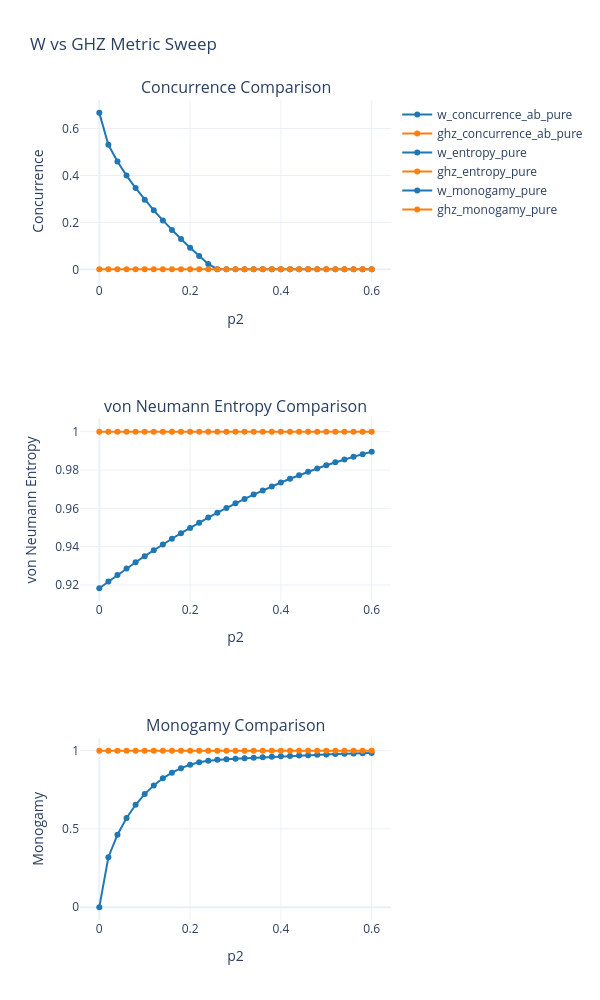
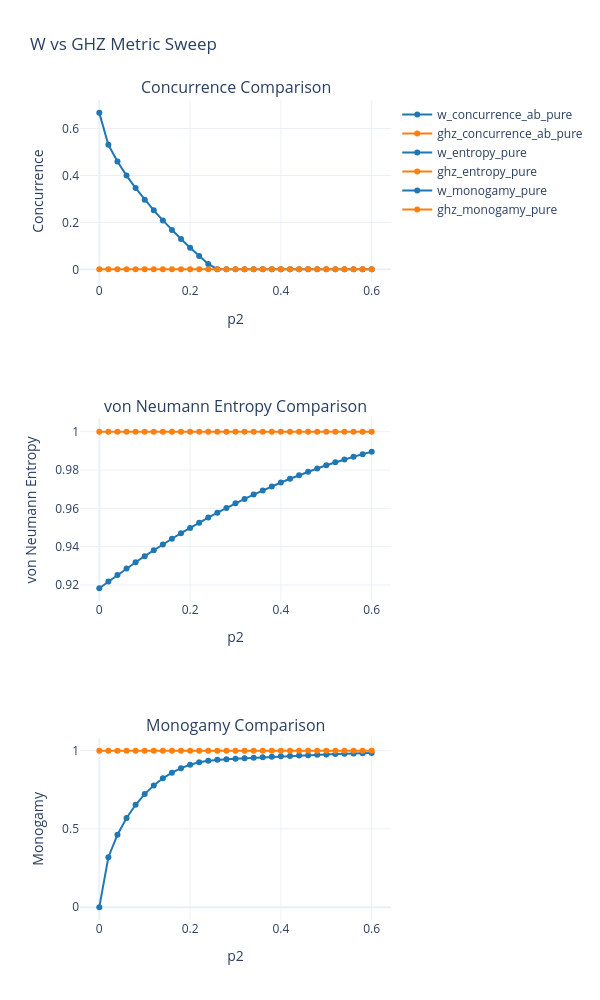

The notebook cell saved with these charts, in order:
### Code cell
# Multi-scatter subplot example: GHZ vs W-state
plot_multi_scatter_from_csv_plotly(
    csv_path="out/loop_metrics.csv",
    x_axes="sweep_value",
    data_sets=[
        ("w_concurrence_ab_pure", "ghz_concurrence_ab_pure"),
        ("w_entropy_pure", "ghz_entropy_pure"),
        ("w_monogamy_pure", "ghz_monogamy_pure"),
    ],
    x_label="p2",
    y_labels=["Concurrence", "von Neumann Entropy", "Monogamy"],
    titles=[
        "Concurrence Comparison",
        "von Neumann Entropy Comparison",
        "Monogamy Comparison",
    ],
    figure_title="W vs GHZ Metric Sweep",
    width=600,
    height=1000,
)

### Figure 1 — Plotly figure (JSON) as saved in the notebook; plotly's stock layout.template omitted (floating-point values rounded to 4 significant figures)
{"data": [{"line": {"color": "#1f77b4"}, "marker": {"color": "#1f77b4"}, "mode": "lines+markers", "name": "w_concurrence_ab_pure", "type": "scatter", "x": [0.0, 0.02, 0.04, 0.06, 0.08, 0.1, 0.12, 0.14, 0.16, 0.18, 0.2, 0.22, 0.24, 0.26, 0.28, 0.3, 0.32, 0.34, 0.36, 0.38, 0.4, 0.42, 0.44, 0.46, 0.48, 0.5, 0.52, 0.54, 0.56, 0.58, 0.6], "xaxis": "x", "y": [0.6667, 0.5304, 0.4592, 0.3994, 0.3461, 0.297, 0.2514, 0.2084, 0.1677, 0.1291, 0.09221, 0.05702, 0.02335, 0.0, 0.0, 0.0, 0.0, 0.0, 0.0, 0.0, 0.0, 0.0, 0.0, 0.0, 0.0, 0.0, 0.0, 0.0, 0.0, 0.0, 0.0], "yaxis": "y"}, {"line": {"color": "#ff7f0e"}, "marker": {"color": "#ff7f0e"}, "mode": "lines+markers", "name": "ghz_concurrence_ab_pure", "type": "scatter", "x": [0.0, 0.02, 0.04, 0.06, 0.08, 0.1, 0.12, 0.14, 0.16, 0.18, 0.2, 0.22, 0.24, 0.26, 0.28, 0.3, 0.32, 0.34, 0.36, 0.38, 0.4, 0.42, 0.44, 0.46, 0.48, 0.5, 0.52, 0.54, 0.56, 0.58, 0.6], "xaxis": "x", "y": [0.0, 0.0, 0.0, 0.0, 0.0, 0.0, 0.0, 0.0, 0.0, 0.0, 0.0, 0.0, 0.0, 0.0, 0.0, 0.0, 0.0, 0.0, 0.0, 0.0, 0.0, 0.0, 0.0, 0.0, 0.0, 0.0, 0.0, 0.0, 0.0, 0.0, 0.0], "yaxis": "y"}, {"line": {"color": "#1f77b4"}, "marker": {"color": "#1f77b4"}, "mode": "lines+markers", "name": "w_entropy_pure", "type": "scatter", "x": [0.0, 0.02, 0.04, 0.06, 0.08, 0.1, 0.12, 0.14, 0.16, 0.18, 0.2, 0.22, 0.24, 0.26, 0.28, 0.3, 0.32, 0.34, 0.36, 0.38, 0.4, 0.42, 0.44, 0.46, 0.48, 0.5, 0.52, 0.54, 0.56, 0.58, 0.6], "xaxis": "x2", "y": [0.9183, 0.9218, 0.9252, 0.9286, 0.9319, 0.9351, 0.9382, 0.9412, 0.9441, 0.947, 0.9498, 0.9525, 0.9552, 0.9577, 0.9602, 0.9626, 0.9649, 0.9672, 0.9694, 0.9715, 0.9735, 0.9754, 0.9773, 0.9791, 0.9808, 0.9825, 0.984, 0.9855, 0.987, 0.9883, 0.9896], "yaxis": "y2"}, {"line": {"color": "#ff7f0e"}, "marker": {"color": "#ff7f0e"}, "mode": "lines+markers", "name": "ghz_entropy_pure", "type": "scatter", "x": [0.0, 0.02, 0.04, 0.06, 0.08, 0.1, 0.12, 0.14, 0.16, 0.18, 0.2, 0.22, 0.24, 0.26, 0.28, 0.3, 0.32, 0.34, 0.36, 0.38, 0.4, 0.42, 0.44, 0.46, 0.48, 0.5, 0.52, 0.54, 0.56, 0.58, 0.6], "xaxis": "x2", "y": [1.0, 1.0, 1.0, 1.0, 1.0, 1.0, 1.0, 1.0, 1.0, 1.0, 1.0, 1.0, 1.0, 1.0, 1.0, 1.0, 1.0, 1.0, 1.0, 1.0, 1.0, 1.0, 1.0, 1.0, 1.0, 1.0, 1.0, 1.0, 1.0, 1.0, 1.0], "yaxis": "y2"}, {"line": {"color": "#1f77b4"}, "marker": {"color": "#1f77b4"}, "mode": "lines+markers", "name": "w_monogamy_pure", "type": "scatter", "x": [0.0, 0.02, 0.04, 0.06, 0.08, 0.1, 0.12, 0.14, 0.16, 0.18, 0.2, 0.22, 0.24, 0.26, 0.28, 0.3, 0.32, 0.34, 0.36, 0.38, 0.4, 0.42, 0.44, 0.46, 0.48, 0.5, 0.52, 0.54, 0.56, 0.58, 0.6], "xaxis": "x3", "y": [5.907e-09, 0.3191, 0.4626, 0.5694, 0.6539, 0.7223, 0.7779, 0.8231, 0.8593, 0.8878, 0.9096, 0.9254, 0.9359, 0.9418, 0.9453, 0.9486, 0.9518, 0.9549, 0.9578, 0.9607, 0.9635, 0.9661, 0.9687, 0.9712, 0.9735, 0.9758, 0.978, 0.98, 0.982, 0.9838, 0.9856], "yaxis": "y3"}, {"line": {"color": "#ff7f0e"}, "marker": {"color": "#ff7f0e"}, "mode": "lines+markers", "name": "ghz_monogamy_pure", "type": "scatter", "x": [0.0, 0.02, 0.04, 0.06, 0.08, 0.1, 0.12, 0.14, 0.16, 0.18, 0.2, 0.22, 0.24, 0.26, 0.28, 0.3, 0.32, 0.34, 0.36, 0.38, 0.4, 0.42, 0.44, 0.46, 0.48, 0.5, 0.52, 0.54, 0.56, 0.58, 0.6], "xaxis": "x3", "y": [1.0, 1.0, 1.0, 1.0, 1.0, 1.0, 1.0, 1.0, 1.0, 1.0, 1.0, 1.0, 1.0, 1.0, 1.0, 1.0, 1.0, 1.0, 1.0, 1.0, 1.0, 1.0, 1.0, 1.0, 1.0, 1.0, 1.0, 1.0, 1.0, 1.0, 1.0], "yaxis": "y3"}], "layout": {"annotations": [{"font": {"size": 16}, "showarrow": false, "text": "Concurrence Comparison", "x": 0.5, "xanchor": "center", "xref": "paper", "y": 1, "yanchor": "bottom", "yref": "paper"}, {"font": {"size": 16}, "showarrow": false, "text": "von Neumann Entropy Comparison", "x": 0.5, "xanchor": "center", "xref": "paper", "y": 0.6111, "yanchor": "bottom", "yref": "paper"}, {"font": {"size": 16}, "showarrow": false, "text": "Monogamy Comparison", "x": 0.5, "xanchor": "center", "xref": "paper", "y": 0.2222, "yanchor": "bottom", "yref": "paper"}], "height": 1000, "showlegend": true, "title": {"text": "W vs GHZ Metric Sweep"}, "width": 600, "xaxis": {"anchor": "y", "domain": [0, 1], "title": {"text": "p2"}}, "xaxis2": {"anchor": "y2", "domain": [0, 1], "title": {"text": "p2"}}, "xaxis3": {"anchor": "y3", "domain": [0, 1], "title": {"text": "p2"}}, "yaxis": {"anchor": "x", "domain": [0.7778, 1], "title": {"text": "Concurrence"}}, "yaxis2": {"anchor": "x2", "domain": [0.3889, 0.6111], "title": {"text": "von Neumann Entropy"}}, "yaxis3": {"anchor": "x3", "domain": [0, 0.2222], "title": {"text": "Monogamy"}}}}

### Figure 2 — Plotly figure (JSON) as saved in the notebook; plotly's stock layout.template omitted (floating-point values rounded to 4 significant figures)
{"data": [{"line": {"color": "#1f77b4"}, "marker": {"color": "#1f77b4"}, "mode": "lines+markers", "name": "w_concurrence_ab_pure", "type": "scatter", "x": [0.0, 0.02, 0.04, 0.06, 0.08, 0.1, 0.12, 0.14, 0.16, 0.18, 0.2, 0.22, 0.24, 0.26, 0.28, 0.3, 0.32, 0.34, 0.36, 0.38, 0.4, 0.42, 0.44, 0.46, 0.48, 0.5, 0.52, 0.54, 0.56, 0.58, 0.6], "xaxis": "x", "y": [0.6667, 0.5304, 0.4592, 0.3994, 0.3461, 0.297, 0.2514, 0.2084, 0.1677, 0.1291, 0.09221, 0.05702, 0.02335, 0.0, 0.0, 0.0, 0.0, 0.0, 0.0, 0.0, 0.0, 0.0, 0.0, 0.0, 0.0, 0.0, 0.0, 0.0, 0.0, 0.0, 0.0], "yaxis": "y"}, {"line": {"color": "#ff7f0e"}, "marker": {"color": "#ff7f0e"}, "mode": "lines+markers", "name": "ghz_concurrence_ab_pure", "type": "scatter", "x": [0.0, 0.02, 0.04, 0.06, 0.08, 0.1, 0.12, 0.14, 0.16, 0.18, 0.2, 0.22, 0.24, 0.26, 0.28, 0.3, 0.32, 0.34, 0.36, 0.38, 0.4, 0.42, 0.44, 0.46, 0.48, 0.5, 0.52, 0.54, 0.56, 0.58, 0.6], "xaxis": "x", "y": [0.0, 0.0, 0.0, 0.0, 0.0, 0.0, 0.0, 0.0, 0.0, 0.0, 0.0, 0.0, 0.0, 0.0, 0.0, 0.0, 0.0, 0.0, 0.0, 0.0, 0.0, 0.0, 0.0, 0.0, 0.0, 0.0, 0.0, 0.0, 0.0, 0.0, 0.0], "yaxis": "y"}, {"line": {"color": "#1f77b4"}, "marker": {"color": "#1f77b4"}, "mode": "lines+markers", "name": "w_entropy_pure", "type": "scatter", "x": [0.0, 0.02, 0.04, 0.06, 0.08, 0.1, 0.12, 0.14, 0.16, 0.18, 0.2, 0.22, 0.24, 0.26, 0.28, 0.3, 0.32, 0.34, 0.36, 0.38, 0.4, 0.42, 0.44, 0.46, 0.48, 0.5, 0.52, 0.54, 0.56, 0.58, 0.6], "xaxis": "x2", "y": [0.9183, 0.9218, 0.9252, 0.9286, 0.9319, 0.9351, 0.9382, 0.9412, 0.9441, 0.947, 0.9498, 0.9525, 0.9552, 0.9577, 0.9602, 0.9626, 0.9649, 0.9672, 0.9694, 0.9715, 0.9735, 0.9754, 0.9773, 0.9791, 0.9808, 0.9825, 0.984, 0.9855, 0.987, 0.9883, 0.9896], "yaxis": "y2"}, {"line": {"color": "#ff7f0e"}, "marker": {"color": "#ff7f0e"}, "mode": "lines+markers", "name": "ghz_entropy_pure", "type": "scatter", "x": [0.0, 0.02, 0.04, 0.06, 0.08, 0.1, 0.12, 0.14, 0.16, 0.18, 0.2, 0.22, 0.24, 0.26, 0.28, 0.3, 0.32, 0.34, 0.36, 0.38, 0.4, 0.42, 0.44, 0.46, 0.48, 0.5, 0.52, 0.54, 0.56, 0.58, 0.6], "xaxis": "x2", "y": [1.0, 1.0, 1.0, 1.0, 1.0, 1.0, 1.0, 1.0, 1.0, 1.0, 1.0, 1.0, 1.0, 1.0, 1.0, 1.0, 1.0, 1.0, 1.0, 1.0, 1.0, 1.0, 1.0, 1.0, 1.0, 1.0, 1.0, 1.0, 1.0, 1.0, 1.0], "yaxis": "y2"}, {"line": {"color": "#1f77b4"}, "marker": {"color": "#1f77b4"}, "mode": "lines+markers", "name": "w_monogamy_pure", "type": "scatter", "x": [0.0, 0.02, 0.04, 0.06, 0.08, 0.1, 0.12, 0.14, 0.16, 0.18, 0.2, 0.22, 0.24, 0.26, 0.28, 0.3, 0.32, 0.34, 0.36, 0.38, 0.4, 0.42, 0.44, 0.46, 0.48, 0.5, 0.52, 0.54, 0.56, 0.58, 0.6], "xaxis": "x3", "y": [5.907e-09, 0.3191, 0.4626, 0.5694, 0.6539, 0.7223, 0.7779, 0.8231, 0.8593, 0.8878, 0.9096, 0.9254, 0.9359, 0.9418, 0.9453, 0.9486, 0.9518, 0.9549, 0.9578, 0.9607, 0.9635, 0.9661, 0.9687, 0.9712, 0.9735, 0.9758, 0.978, 0.98, 0.982, 0.9838, 0.9856], "yaxis": "y3"}, {"line": {"color": "#ff7f0e"}, "marker": {"color": "#ff7f0e"}, "mode": "lines+markers", "name": "ghz_monogamy_pure", "type": "scatter", "x": [0.0, 0.02, 0.04, 0.06, 0.08, 0.1, 0.12, 0.14, 0.16, 0.18, 0.2, 0.22, 0.24, 0.26, 0.28, 0.3, 0.32, 0.34, 0.36, 0.38, 0.4, 0.42, 0.44, 0.46, 0.48, 0.5, 0.52, 0.54, 0.56, 0.58, 0.6], "xaxis": "x3", "y": [1.0, 1.0, 1.0, 1.0, 1.0, 1.0, 1.0, 1.0, 1.0, 1.0, 1.0, 1.0, 1.0, 1.0, 1.0, 1.0, 1.0, 1.0, 1.0, 1.0, 1.0, 1.0, 1.0, 1.0, 1.0, 1.0, 1.0, 1.0, 1.0, 1.0, 1.0], "yaxis": "y3"}], "layout": {"annotations": [{"font": {"size": 16}, "showarrow": false, "text": "Concurrence Comparison", "x": 0.5, "xanchor": "center", "xref": "paper", "y": 1, "yanchor": "bottom", "yref": "paper"}, {"font": {"size": 16}, "showarrow": false, "text": "von Neumann Entropy Comparison", "x": 0.5, "xanchor": "center", "xref": "paper", "y": 0.6111, "yanchor": "bottom", "yref": "paper"}, {"font": {"size": 16}, "showarrow": false, "text": "Monogamy Comparison", "x": 0.5, "xanchor": "center", "xref": "paper", "y": 0.2222, "yanchor": "bottom", "yref": "paper"}], "height": 1000, "showlegend": true, "title": {"text": "W vs GHZ Metric Sweep"}, "width": 600, "xaxis": {"anchor": "y", "domain": [0, 1], "title": {"text": "p2"}}, "xaxis2": {"anchor": "y2", "domain": [0, 1], "title": {"text": "p2"}}, "xaxis3": {"anchor": "y3", "domain": [0, 1], "title": {"text": "p2"}}, "yaxis": {"anchor": "x", "domain": [0.7778, 1], "title": {"text": "Concurrence"}}, "yaxis2": {"anchor": "x2", "domain": [0.3889, 0.6111], "title": {"text": "von Neumann Entropy"}}, "yaxis3": {"anchor": "x3", "domain": [0, 0.2222], "title": {"text": "Monogamy"}}}}
